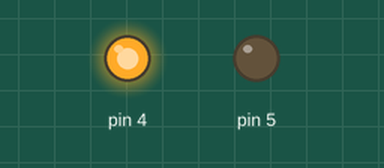
Bench run of a sketch on a simulated Arduino Uno, built with avr-gcc and run on an emulated ATmega328P. On the bench: output pins drawn as LEDs (lit = HIGH).

Above: at 0.1 s.
At 1.1 s:
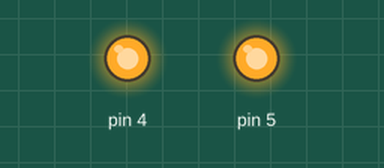
Timing chart, 0 to 2.6 s (numbered marks = the images above):
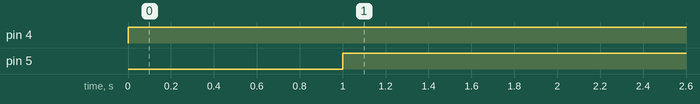

The sketch:

super_wolt_jaagub1.ino
```cpp
// C++ code
//
void setup()
{
  pinMode(4, OUTPUT);
  pinMode(5, OUTPUT);
}

void loop()
{
  digitalWrite(4, HIGH);
  delay(1000); // Wait for 1000 millisecond(s)
  digitalWrite(5, HIGH);
  delay(1000); // Wait for 1000 millisecond(s)
}
```

Measured:
- by itself, pin 4: LOW → HIGH at 0.00 s
- by itself, pin 5: LOW → HIGH at 1.0 s
